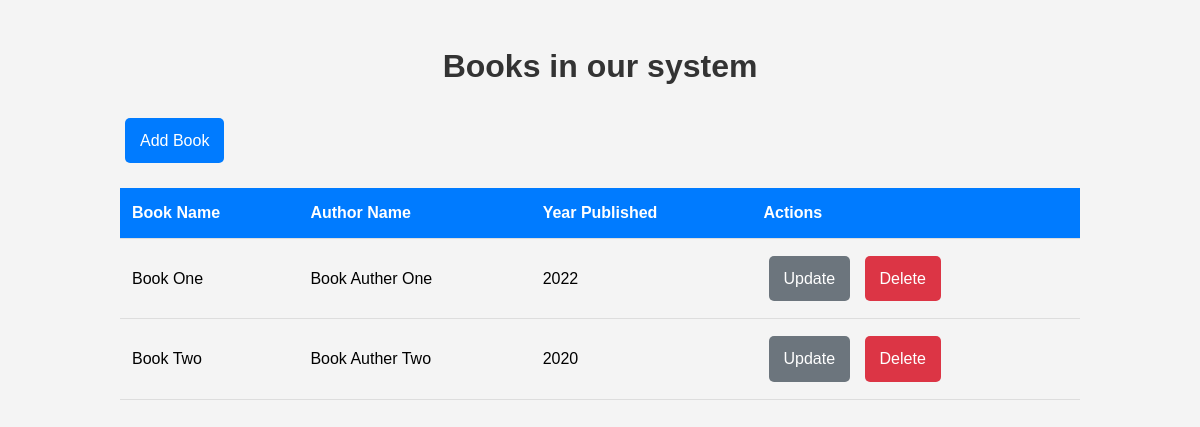
Before: / with the older database file.
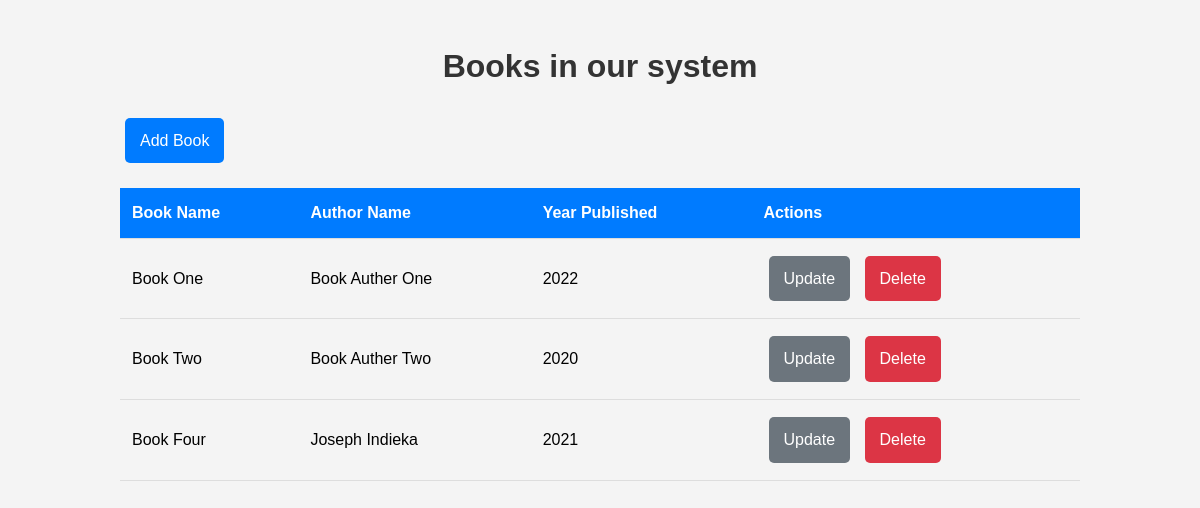
After: the same page with the newer database file.
### crud_app/models.py (models this page shows, shortened)
class Book(models.Model):
    title = models.CharField(max_length=50, unique=True)
    auther = models.CharField(max_length=30)
    year_published = models.PositiveIntegerField()

### crud_app/views.py (the view)
# urls.py: path("", home, name="home"),
def home(request):
    books =Book.objects.all()
    context = {
        "books" : books,
    }
    return render(request, 'home.html', context)

### crud_app/templates/home.html (shortened to what this page needs)
{% load static %}
<!DOCTYPE html>
<html lang="en">
  <head>
    <link rel="stylesheet" href="{% static 'css/styles.css' %}">
  </head>
  <body>
    <div class="container">
      <h1 class="page-title">Books in our system</h1>
      <a href="{% url 'crudApp:add-book' %}" class="btn btn-primary">Add Book</a>
      <table class="book-table">
        <thead>
          <tr>
            <th>Book Name</th>
            <th>Author Name</th>
            <th>Year Published</th>
            <th>Actions</th>
          </tr>
        </thead>
        <tbody>
          {% for book in books %}
          <tr>
            <td>{{book.title}}</td>
            <td>{{book.auther}}</td>
            <td>{{book.year_published}}</td>
            <td>
              <a href="{% url 'crudApp:update_book' book.id %}" class="btn btn-secondary">Update</a>
              <a href="{% url 'crudApp:delete_book' book.id %}" class="btn btn-danger">Delete</a>
            </td>
          </tr>
          {% endfor %}
        </tbody>
      </table>
    </div>
  </body>
</html>

Changed rows visible on the page:
added Book: title "Book Four", auther "Joseph Indieka", year_published "2021"
